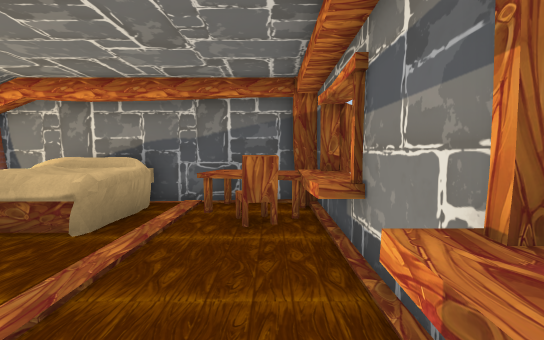
[1] (above)

12 first-person views from a walk through a 3-D level made in the Unity game engine. The camera is 1.4 m above the floor, tilts 4° down and sees 90° across. Doors are open. The floor is counted in squares, 1 m on a side. Each view is taken from the middle of a square. On the plan, view 1 faces up. The plan holds only what a view shows up to about 13 squares ahead; the rest is blank. The place goes on beyond the plan.

[2]
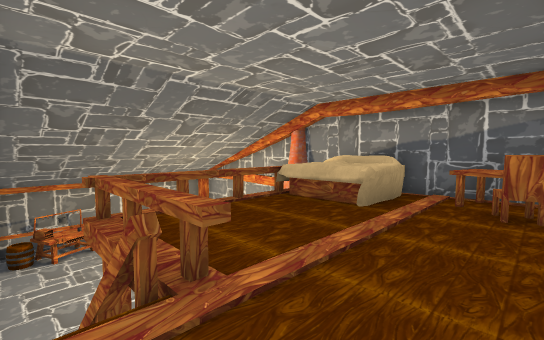

[3]
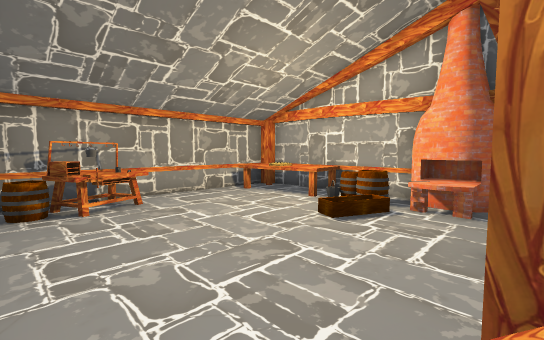

[4]
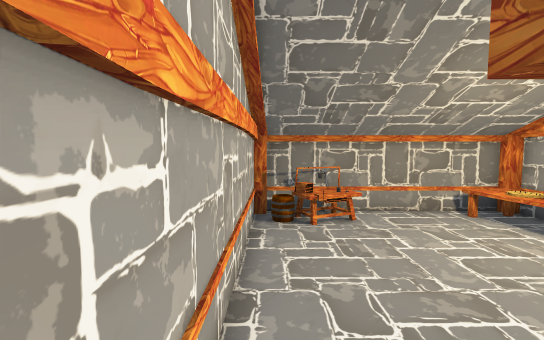

[5]
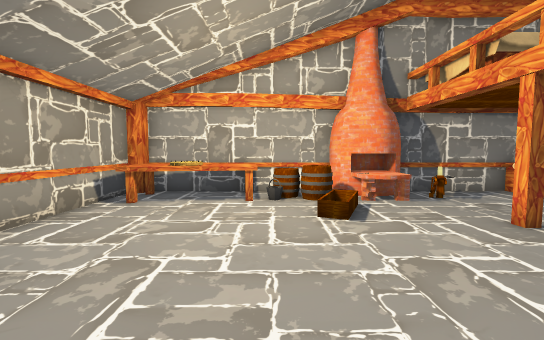

[6]
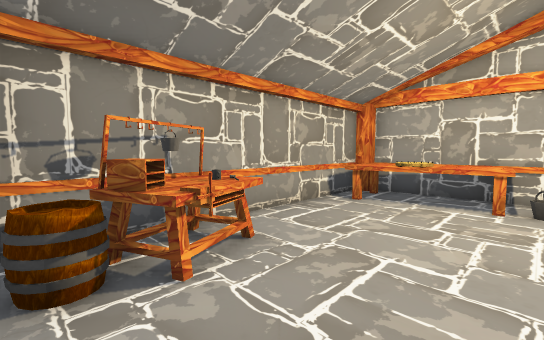

[7]
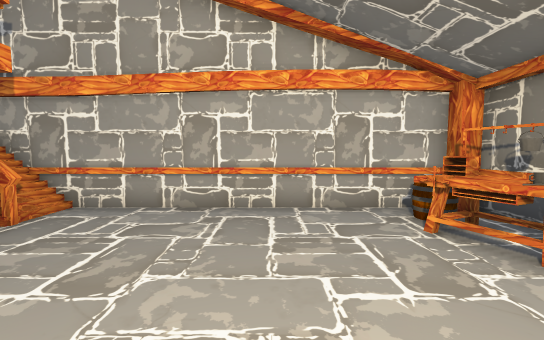

[8]
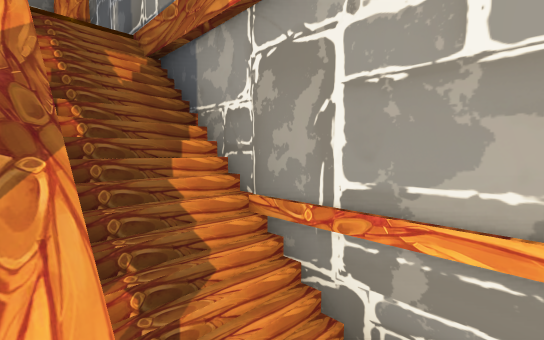

[9]
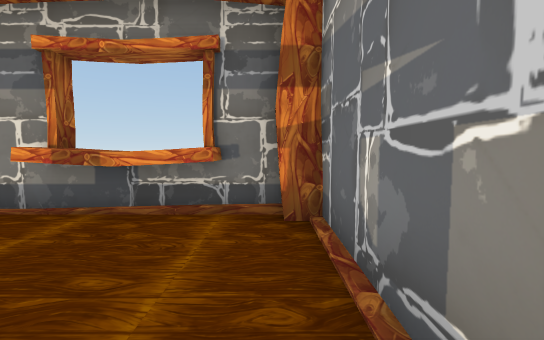

[10]
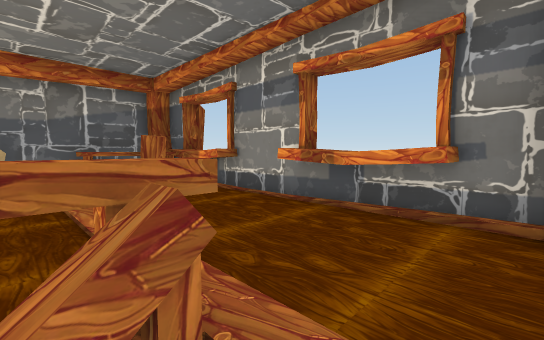

[11]
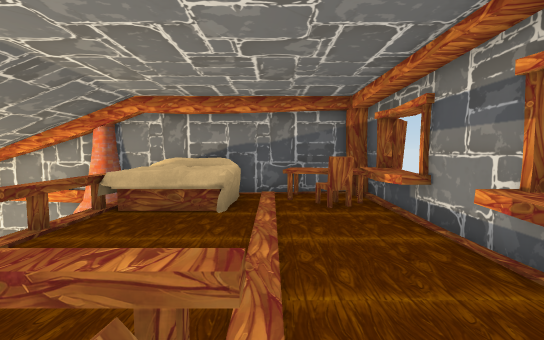

[12]
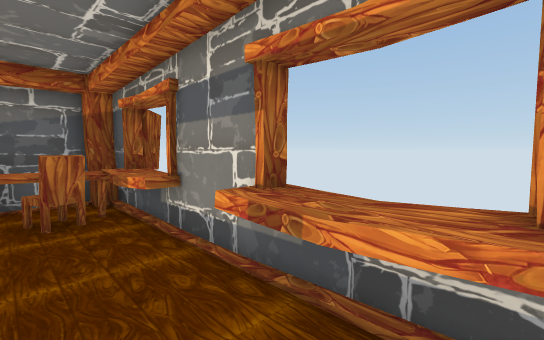

### Floor plan
Key: @ floor where view 1 was taken; # wall or solid block; . main floor; : floor 3.25 m higher than the main floor; / step, stairs or slope; D open door; = window, fence, low wall or low ledge; ^ raised ledge; v drop or lower ground; B bucket; A barrel; S shield; O other object.
Columns run from 16 left of view 1 to 2 right of it. Each row starts with its distance up from view 1.
  8  ###############v#
  7 #^^^^A ###=..O=^^##
  6 #^SS^BAA^^v..O=^^^v
  5 #^^=.........O::#^D
  4 #.........//:::::^
  3 #.........#::::::#
  2 #........./::::::#
  1 #^=......./::::::^#
  0 #B^......./:::::@^
 -1 ##A.......=====::##
 -2 #AA.......////:::#
 -3 ##################

Where each view was taken, in squares from view 1:
view 1: 0 up, 0 right, facing up
view 2: 2 down, 0 right, facing up-left
view 3: 2 down, 6 left, facing up-left
view 4: 2 down, 5 left, facing left
view 5: 2 down, 11 left, facing up
view 6: 2 down, 11 left, facing up-left
view 7: 4 up, 11 left, facing down
view 8: 1 down, 7 left, facing down-right
view 9: 2 down, 3 left, facing right
view 10: 2 down, 3 left, facing up-right
view 11: 2 down, 2 left, facing up
view 12: 1 down, 1 left, facing up-right
